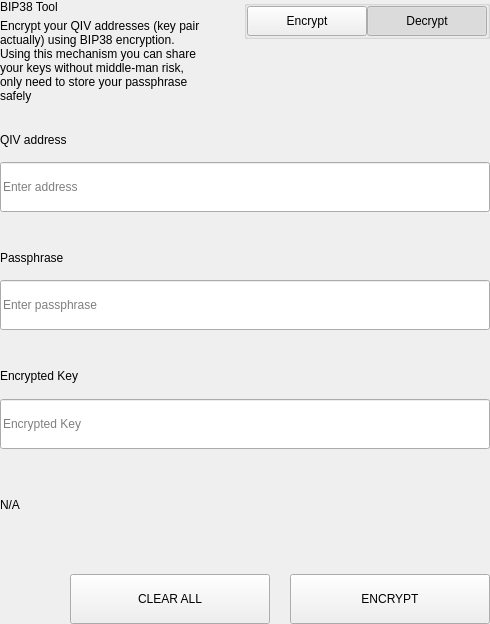
<?xml version="1.0" encoding="UTF-8"?>
<ui version="4.0">
 <class>SettingsBitToolWidget</class>
 <widget class="QWidget" name="SettingsBitToolWidget">
  <property name="geometry">
   <rect>
    <x>0</x>
    <y>0</y>
    <width>490</width>
    <height>624</height>
   </rect>
  </property>
  <property name="windowTitle">
   <string>Form</string>
  </property>
  <layout class="QVBoxLayout" name="verticalLayout">
   <property name="spacing">
    <number>0</number>
   </property>
   <property name="leftMargin">
    <number>0</number>
   </property>
   <property name="topMargin">
    <number>0</number>
   </property>
   <property name="rightMargin">
    <number>0</number>
   </property>
   <property name="bottomMargin">
    <number>0</number>
   </property>
   <item>
    <widget class="QWidget" name="left" native="true">
     <layout class="QVBoxLayout" name="verticalLayout_3">
      <property name="leftMargin">
       <number>0</number>
      </property>
      <property name="topMargin">
       <number>0</number>
      </property>
      <property name="rightMargin">
       <number>0</number>
      </property>
      <property name="bottomMargin">
       <number>0</number>
      </property>
      <item>
       <layout class="QVBoxLayout" name="verticalLayout_2">
        <property name="spacing">
         <number>0</number>
        </property>
        <item>
         <layout class="QHBoxLayout" name="horizontalLayout_3" stretch="3,1">
          <property name="spacing">
           <number>40</number>
          </property>
          <item>
           <layout class="QVBoxLayout" name="verticalLayoutTitle">
            <property name="spacing">
             <number>5</number>
            </property>
            <item>
             <widget class="QLabel" name="labelTitle">
              <property name="text">
               <string>BIP38 Tool</string>
              </property>
             </widget>
            </item>
            <item>
             <widget class="QLabel" name="labelSubtitle1">
              <property name="text">
               <string>Encrypt your QIV addresses (key pair actually) using BIP38 encryption.
Using this mechanism you can share your keys without middle-man risk, only need to store your passphrase safely</string>
              </property>
              <property name="wordWrap">
               <bool>true</bool>
              </property>
             </widget>
            </item>
           </layout>
          </item>
          <item alignment="Qt::AlignTop">
           <widget class="QGroupBox" name="groupBox">
            <property name="title">
             <string/>
            </property>
            <property name="alignment">
             <set>Qt::AlignLeading|Qt::AlignLeft|Qt::AlignTop</set>
            </property>
            <layout class="QHBoxLayout" name="horizontalLayout_4">
             <property name="spacing">
              <number>0</number>
             </property>
             <property name="leftMargin">
              <number>0</number>
             </property>
             <property name="topMargin">
              <number>0</number>
             </property>
             <property name="rightMargin">
              <number>0</number>
             </property>
             <property name="bottomMargin">
              <number>0</number>
             </property>
             <item>
              <spacer name="horizontalSpacer">
               <property name="orientation">
                <enum>Qt::Horizontal</enum>
               </property>
               <property name="sizeHint" stdset="0">
                <size>
                 <width>40</width>
                 <height>20</height>
                </size>
               </property>
              </spacer>
             </item>
             <item>
              <widget class="QPushButton" name="pushLeft">
               <property name="minimumSize">
                <size>
                 <width>120</width>
                 <height>30</height>
                </size>
               </property>
               <property name="maximumSize">
                <size>
                 <width>120</width>
                 <height>30</height>
                </size>
               </property>
               <property name="focusPolicy">
                <enum>Qt::NoFocus</enum>
               </property>
               <property name="text">
                <string>Encrypt</string>
               </property>
               <property name="checkable">
                <bool>true</bool>
               </property>
               <property name="autoExclusive">
                <bool>true</bool>
               </property>
              </widget>
             </item>
             <item>
              <widget class="QPushButton" name="pushRight">
               <property name="minimumSize">
                <size>
                 <width>120</width>
                 <height>30</height>
                </size>
               </property>
               <property name="maximumSize">
                <size>
                 <width>120</width>
                 <height>30</height>
                </size>
               </property>
               <property name="focusPolicy">
                <enum>Qt::NoFocus</enum>
               </property>
               <property name="text">
                <string>Decrypt</string>
               </property>
               <property name="checkable">
                <bool>true</bool>
               </property>
               <property name="checked">
                <bool>true</bool>
               </property>
               <property name="autoExclusive">
                <bool>true</bool>
               </property>
              </widget>
             </item>
            </layout>
           </widget>
          </item>
         </layout>
        </item>
        <item>
         <widget class="QStackedWidget" name="stackedWidget">
          <property name="currentIndex">
           <number>1</number>
          </property>
          <widget class="QWidget" name="pageDecrypt">
           <layout class="QVBoxLayout" name="verticalLayout_5">
            <property name="spacing">
             <number>0</number>
            </property>
            <property name="leftMargin">
             <number>0</number>
            </property>
            <property name="topMargin">
             <number>0</number>
            </property>
            <property name="rightMargin">
             <number>0</number>
            </property>
            <property name="bottomMargin">
             <number>0</number>
            </property>
            <item>
             <widget class="QWidget" name="widget" native="true">
              <property name="minimumSize">
               <size>
                <width>0</width>
                <height>100</height>
               </size>
              </property>
              <layout class="QVBoxLayout" name="verticalLayout_4">
               <property name="spacing">
                <number>0</number>
               </property>
               <property name="leftMargin">
                <number>0</number>
               </property>
               <property name="topMargin">
                <number>0</number>
               </property>
               <property name="rightMargin">
                <number>0</number>
               </property>
               <property name="bottomMargin">
                <number>0</number>
               </property>
               <item>
                <spacer name="verticalSpacer_2">
                 <property name="orientation">
                  <enum>Qt::Vertical</enum>
                 </property>
                 <property name="sizeType">
                  <enum>QSizePolicy::Fixed</enum>
                 </property>
                 <property name="sizeHint" stdset="0">
                  <size>
                   <width>20</width>
                   <height>20</height>
                  </size>
                 </property>
                </spacer>
               </item>
               <item>
                <layout class="QHBoxLayout" name="horizontalLayout_6" stretch="2">
                 <property name="spacing">
                  <number>0</number>
                 </property>
                 <item>
                  <layout class="QVBoxLayout" name="verticalLayout_7">
                   <property name="spacing">
                    <number>9</number>
                   </property>
                   <item>
                    <widget class="QLabel" name="labelSubtitleKey">
                     <property name="minimumSize">
                      <size>
                       <width>0</width>
                       <height>20</height>
                      </size>
                     </property>
                     <property name="maximumSize">
                      <size>
                       <width>16777215</width>
                       <height>20</height>
                      </size>
                     </property>
                     <property name="text">
                      <string>Encrypted key</string>
                     </property>
                    </widget>
                   </item>
                   <item>
                    <widget class="QLineEdit" name="lineEditKey">
                     <property name="minimumSize">
                      <size>
                       <width>0</width>
                       <height>50</height>
                      </size>
                     </property>
                     <property name="maximumSize">
                      <size>
                       <width>16777215</width>
                       <height>50</height>
                      </size>
                     </property>
                     <property name="placeholderText">
                      <string>Enter a encrypted key</string>
                     </property>
                    </widget>
                   </item>
                  </layout>
                 </item>
                </layout>
               </item>
               <item>
                <spacer name="verticalSpacer_3">
                 <property name="orientation">
                  <enum>Qt::Vertical</enum>
                 </property>
                 <property name="sizeType">
                  <enum>QSizePolicy::Fixed</enum>
                 </property>
                 <property name="sizeHint" stdset="0">
                  <size>
                   <width>20</width>
                   <height>20</height>
                  </size>
                 </property>
                </spacer>
               </item>
               <item>
                <layout class="QVBoxLayout" name="verticalLayout_9">
                 <property name="spacing">
                  <number>9</number>
                 </property>
                 <item>
                  <widget class="QLabel" name="labelSubtitlePassphrase">
                   <property name="maximumSize">
                    <size>
                     <width>16777215</width>
                     <height>20</height>
                    </size>
                   </property>
                   <property name="text">
                    <string>Passphrase</string>
                   </property>
                  </widget>
                 </item>
                 <item>
                  <widget class="QLineEdit" name="lineEditPassphrase">
                   <property name="minimumSize">
                    <size>
                     <width>0</width>
                     <height>50</height>
                    </size>
                   </property>
                   <property name="maximumSize">
                    <size>
                     <width>16777215</width>
                     <height>50</height>
                    </size>
                   </property>
                   <property name="placeholderText">
                    <string>Enter a passphrase</string>
                   </property>
                  </widget>
                 </item>
                </layout>
               </item>
               <item>
                <spacer name="verticalSpacer_4">
                 <property name="orientation">
                  <enum>Qt::Vertical</enum>
                 </property>
                 <property name="sizeType">
                  <enum>QSizePolicy::Fixed</enum>
                 </property>
                 <property name="sizeHint" stdset="0">
                  <size>
                   <width>20</width>
                   <height>20</height>
                  </size>
                 </property>
                </spacer>
               </item>
               <item>
                <widget class="QWidget" name="widget_3" native="true">
                 <property name="sizePolicy">
                  <sizepolicy hsizetype="Preferred" vsizetype="Fixed">
                   <horstretch>0</horstretch>
                   <verstretch>0</verstretch>
                  </sizepolicy>
                 </property>
                 <layout class="QVBoxLayout" name="verticalLayout_10">
                  <property name="spacing">
                   <number>9</number>
                  </property>
                  <property name="leftMargin">
                   <number>0</number>
                  </property>
                  <property name="topMargin">
                   <number>0</number>
                  </property>
                  <property name="rightMargin">
                   <number>0</number>
                  </property>
                  <property name="bottomMargin">
                   <number>0</number>
                  </property>
                  <item>
                   <widget class="QLabel" name="labelSubtitleDecryptResult">
                    <property name="minimumSize">
                     <size>
                      <width>0</width>
                      <height>20</height>
                     </size>
                    </property>
                    <property name="maximumSize">
                     <size>
                      <width>16777215</width>
                      <height>20</height>
                     </size>
                    </property>
                    <property name="text">
                     <string>Decrypted address result</string>
                    </property>
                   </widget>
                  </item>
                  <item>
                   <widget class="QWidget" name="widget_4" native="true">
                    <layout class="QHBoxLayout" name="horizontalLayout" stretch="6,0,1">
                     <property name="spacing">
                      <number>0</number>
                     </property>
                     <property name="leftMargin">
                      <number>0</number>
                     </property>
                     <property name="topMargin">
                      <number>0</number>
                     </property>
                     <property name="rightMargin">
                      <number>0</number>
                     </property>
                     <property name="bottomMargin">
                      <number>0</number>
                     </property>
                     <item alignment="Qt::AlignVCenter">
                      <widget class="QLineEdit" name="lineEditDecryptResult">
                       <property name="minimumSize">
                        <size>
                         <width>0</width>
                         <height>50</height>
                        </size>
                       </property>
                       <property name="maximumSize">
                        <size>
                         <width>16777215</width>
                         <height>50</height>
                        </size>
                       </property>
                       <property name="placeholderText">
                        <string>Decrypted Address</string>
                       </property>
                      </widget>
                     </item>
                     <item>
                      <spacer name="horizontalSpacer_4">
                       <property name="orientation">
                        <enum>Qt::Horizontal</enum>
                       </property>
                       <property name="sizeType">
                        <enum>QSizePolicy::Fixed</enum>
                       </property>
                       <property name="sizeHint" stdset="0">
                        <size>
                         <width>20</width>
                         <height>50</height>
                        </size>
                       </property>
                      </spacer>
                     </item>
                     <item>
                      <widget class="QPushButton" name="pushButtonImport">
                       <property name="minimumSize">
                        <size>
                         <width>140</width>
                         <height>40</height>
                        </size>
                       </property>
                       <property name="text">
                        <string>Import Address</string>
                       </property>
                      </widget>
                     </item>
                    </layout>
                   </widget>
                  </item>
                 </layout>
                </widget>
               </item>
               <item>
                <widget class="QLabel" name="statusLabel_DEC">
                 <property name="maximumSize">
                  <size>
                   <width>16777215</width>
                   <height>40</height>
                  </size>
                 </property>
                 <property name="text">
                  <string/>
                 </property>
                </widget>
               </item>
               <item>
                <spacer name="verticalSpacer">
                 <property name="orientation">
                  <enum>Qt::Vertical</enum>
                 </property>
                 <property name="sizeType">
                  <enum>QSizePolicy::Preferred</enum>
                 </property>
                 <property name="sizeHint" stdset="0">
                  <size>
                   <width>20</width>
                   <height>20</height>
                  </size>
                 </property>
                </spacer>
               </item>
               <item>
                <layout class="QHBoxLayout" name="horizontalLayout_7">
                 <property name="spacing">
                  <number>0</number>
                 </property>
                 <item>
                  <spacer name="horizontalSpacer_5">
                   <property name="orientation">
                    <enum>Qt::Horizontal</enum>
                   </property>
                   <property name="sizeType">
                    <enum>QSizePolicy::Expanding</enum>
                   </property>
                   <property name="sizeHint" stdset="0">
                    <size>
                     <width>40</width>
                     <height>20</height>
                    </size>
                   </property>
                  </spacer>
                 </item>
                 <item>
                  <widget class="QPushButton" name="pushButtonDecryptClear">
                   <property name="minimumSize">
                    <size>
                     <width>200</width>
                     <height>50</height>
                    </size>
                   </property>
                   <property name="maximumSize">
                    <size>
                     <width>200</width>
                     <height>50</height>
                    </size>
                   </property>
                   <property name="text">
                    <string>CLEAR</string>
                   </property>
                  </widget>
                 </item>
                 <item>
                  <spacer name="horizontalSpacer_3">
                   <property name="orientation">
                    <enum>Qt::Horizontal</enum>
                   </property>
                   <property name="sizeType">
                    <enum>QSizePolicy::Fixed</enum>
                   </property>
                   <property name="sizeHint" stdset="0">
                    <size>
                     <width>20</width>
                     <height>20</height>
                    </size>
                   </property>
                  </spacer>
                 </item>
                 <item>
                  <widget class="QPushButton" name="pushButtonDecrypt">
                   <property name="minimumSize">
                    <size>
                     <width>200</width>
                     <height>50</height>
                    </size>
                   </property>
                   <property name="maximumSize">
                    <size>
                     <width>200</width>
                     <height>50</height>
                    </size>
                   </property>
                   <property name="text">
                    <string>DECRYPT KEY</string>
                   </property>
                  </widget>
                 </item>
                </layout>
               </item>
              </layout>
             </widget>
            </item>
           </layout>
          </widget>
          <widget class="QWidget" name="pageEncrypt">
           <layout class="QVBoxLayout" name="verticalLayout_11">
            <property name="spacing">
             <number>0</number>
            </property>
            <property name="leftMargin">
             <number>0</number>
            </property>
            <property name="topMargin">
             <number>0</number>
            </property>
            <property name="rightMargin">
             <number>0</number>
            </property>
            <property name="bottomMargin">
             <number>0</number>
            </property>
            <item>
             <spacer name="verticalSpacer_8">
              <property name="orientation">
               <enum>Qt::Vertical</enum>
              </property>
              <property name="sizeType">
               <enum>QSizePolicy::Fixed</enum>
              </property>
              <property name="sizeHint" stdset="0">
               <size>
                <width>20</width>
                <height>20</height>
               </size>
              </property>
             </spacer>
            </item>
            <item>
             <widget class="QWidget" name="containerAddressEnc" native="true">
              <layout class="QVBoxLayout" name="containerAddressEncLayout">
               <property name="spacing">
                <number>5</number>
               </property>
               <property name="leftMargin">
                <number>0</number>
               </property>
               <property name="topMargin">
                <number>0</number>
               </property>
               <property name="rightMargin">
                <number>0</number>
               </property>
               <property name="bottomMargin">
                <number>0</number>
               </property>
               <item>
                <widget class="QLabel" name="labelSubtitleAddress">
                 <property name="minimumSize">
                  <size>
                   <width>0</width>
                   <height>20</height>
                  </size>
                 </property>
                 <property name="maximumSize">
                  <size>
                   <width>16777215</width>
                   <height>20</height>
                  </size>
                 </property>
                 <property name="text">
                  <string>QIV address</string>
                 </property>
                </widget>
               </item>
               <item>
                <widget class="QLineEdit" name="addressIn_ENC">
                 <property name="minimumSize">
                  <size>
                   <width>0</width>
                   <height>50</height>
                  </size>
                 </property>
                 <property name="placeholderText">
                  <string>Enter address</string>
                 </property>
                </widget>
               </item>
              </layout>
             </widget>
            </item>
            <item>
             <spacer name="verticalSpacer_6">
              <property name="orientation">
               <enum>Qt::Vertical</enum>
              </property>
              <property name="sizeType">
               <enum>QSizePolicy::Fixed</enum>
              </property>
              <property name="sizeHint" stdset="0">
               <size>
                <width>20</width>
                <height>20</height>
               </size>
              </property>
             </spacer>
            </item>
            <item>
             <widget class="QWidget" name="containerAddress" native="true">
              <layout class="QHBoxLayout" name="horizontalLayout_9" stretch="2">
               <property name="spacing">
                <number>0</number>
               </property>
               <property name="leftMargin">
                <number>0</number>
               </property>
               <property name="topMargin">
                <number>0</number>
               </property>
               <property name="rightMargin">
                <number>0</number>
               </property>
               <property name="bottomMargin">
                <number>0</number>
               </property>
               <item>
                <layout class="QVBoxLayout" name="verticalLayout_8">
                 <property name="spacing">
                  <number>5</number>
                 </property>
                 <item>
                  <widget class="QLabel" name="labelSubtitleMessage">
                   <property name="minimumSize">
                    <size>
                     <width>0</width>
                     <height>20</height>
                    </size>
                   </property>
                   <property name="maximumSize">
                    <size>
                     <width>16777215</width>
                     <height>20</height>
                    </size>
                   </property>
                   <property name="text">
                    <string>Passphrase</string>
                   </property>
                  </widget>
                 </item>
                 <item>
                  <widget class="QLineEdit" name="passphraseIn_ENC">
                   <property name="minimumSize">
                    <size>
                     <width>0</width>
                     <height>50</height>
                    </size>
                   </property>
                   <property name="maximumSize">
                    <size>
                     <width>16777215</width>
                     <height>50</height>
                    </size>
                   </property>
                   <property name="placeholderText">
                    <string>Enter passphrase</string>
                   </property>
                  </widget>
                 </item>
                </layout>
               </item>
              </layout>
             </widget>
            </item>
            <item>
             <spacer name="verticalSpacer_7">
              <property name="orientation">
               <enum>Qt::Vertical</enum>
              </property>
              <property name="sizeType">
               <enum>QSizePolicy::Fixed</enum>
              </property>
              <property name="sizeHint" stdset="0">
               <size>
                <width>20</width>
                <height>20</height>
               </size>
              </property>
             </spacer>
            </item>
            <item>
             <widget class="QWidget" name="widget_2" native="true">
              <property name="minimumSize">
               <size>
                <width>0</width>
                <height>75</height>
               </size>
              </property>
              <property name="maximumSize">
               <size>
                <width>16777215</width>
                <height>16777215</height>
               </size>
              </property>
              <layout class="QVBoxLayout" name="verticalLayout_6">
               <property name="leftMargin">
                <number>0</number>
               </property>
               <property name="topMargin">
                <number>0</number>
               </property>
               <property name="rightMargin">
                <number>0</number>
               </property>
               <property name="bottomMargin">
                <number>0</number>
               </property>
               <item>
                <widget class="QLabel" name="labelSubtitleEncryptedKey">
                 <property name="minimumSize">
                  <size>
                   <width>0</width>
                   <height>20</height>
                  </size>
                 </property>
                 <property name="maximumSize">
                  <size>
                   <width>16777215</width>
                   <height>20</height>
                  </size>
                 </property>
                 <property name="text">
                  <string>Encrypted Key</string>
                 </property>
                </widget>
               </item>
               <item>
                <widget class="QLineEdit" name="encryptedKeyOut_ENC">
                 <property name="minimumSize">
                  <size>
                   <width>0</width>
                   <height>50</height>
                  </size>
                 </property>
                 <property name="placeholderText">
                  <string>Encrypted Key</string>
                 </property>
                </widget>
               </item>
              </layout>
             </widget>
            </item>
            <item>
             <widget class="QLabel" name="statusLabel_ENC">
              <property name="text">
               <string notr="true">N/A</string>
              </property>
             </widget>
            </item>
            <item>
             <spacer name="verticalSpacer_5">
              <property name="orientation">
               <enum>Qt::Vertical</enum>
              </property>
              <property name="sizeType">
               <enum>QSizePolicy::Fixed</enum>
              </property>
              <property name="sizeHint" stdset="0">
               <size>
                <width>20</width>
                <height>20</height>
               </size>
              </property>
             </spacer>
            </item>
            <item>
             <layout class="QHBoxLayout" name="horizontalLayout_8">
              <property name="spacing">
               <number>0</number>
              </property>
              <item>
               <spacer name="horizontalSpacer_6">
                <property name="orientation">
                 <enum>Qt::Horizontal</enum>
                </property>
                <property name="sizeType">
                 <enum>QSizePolicy::Expanding</enum>
                </property>
                <property name="sizeHint" stdset="0">
                 <size>
                  <width>40</width>
                  <height>20</height>
                 </size>
                </property>
               </spacer>
              </item>
              <item>
               <widget class="QPushButton" name="pushButtonClear">
                <property name="minimumSize">
                 <size>
                  <width>200</width>
                  <height>50</height>
                 </size>
                </property>
                <property name="focusPolicy">
                 <enum>Qt::NoFocus</enum>
                </property>
                <property name="text">
                 <string>CLEAR ALL</string>
                </property>
               </widget>
              </item>
              <item>
               <spacer name="horizontalSpacer_2">
                <property name="orientation">
                 <enum>Qt::Horizontal</enum>
                </property>
                <property name="sizeType">
                 <enum>QSizePolicy::Fixed</enum>
                </property>
                <property name="sizeHint" stdset="0">
                 <size>
                  <width>20</width>
                  <height>20</height>
                 </size>
                </property>
               </spacer>
              </item>
              <item>
               <widget class="QPushButton" name="pushButtonEncrypt">
                <property name="minimumSize">
                 <size>
                  <width>200</width>
                  <height>50</height>
                 </size>
                </property>
                <property name="maximumSize">
                 <size>
                  <width>200</width>
                  <height>50</height>
                 </size>
                </property>
                <property name="focusPolicy">
                 <enum>Qt::NoFocus</enum>
                </property>
                <property name="text">
                 <string>ENCRYPT</string>
                </property>
               </widget>
              </item>
             </layout>
            </item>
           </layout>
          </widget>
         </widget>
        </item>
       </layout>
      </item>
     </layout>
    </widget>
   </item>
  </layout>
 </widget>
 <resources/>
 <connections/>
</ui>
